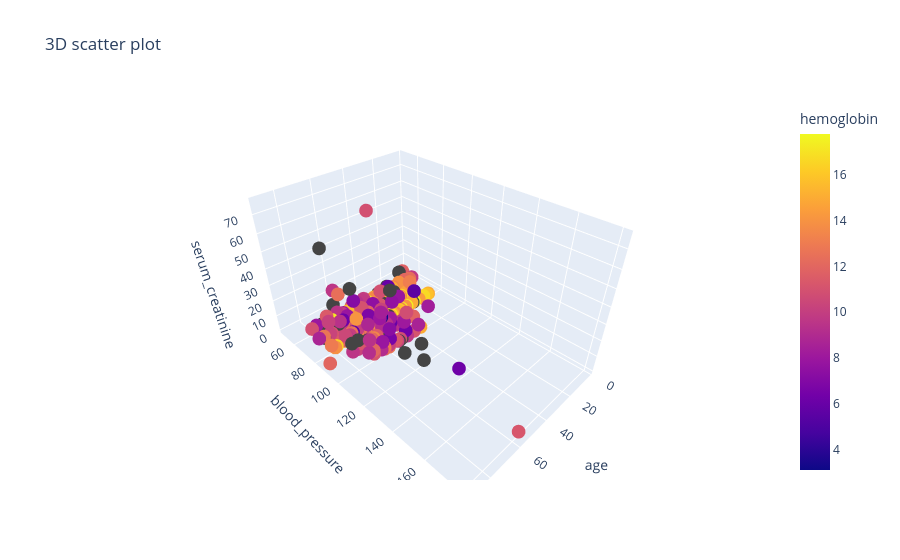

Source (notebook cell):
### Code cell
fig=px.scatter_3d(df, x='age', y='blood_pressure',z='serum_creatinine',color='hemoglobin',title='3D scatter plot')
fig.show()

### Figure 1 — Plotly figure (JSON) as saved in the notebook; plotly's stock layout.template omitted (floating-point values rounded to 4 significant figures; data arrays with more than 128 entries replaced by an {"elided": "..."} marker saying what was removed)
{"data": [{"hovertemplate": "age=%{x}<br>blood_pressure=%{y}<br>serum_creatinine=%{z}<br>hemoglobin=%{marker.color}<extra></extra>", "legendgroup": "", "marker": {"color": {"elided": "400 float values"}, "coloraxis": "coloraxis", "symbol": "circle"}, "mode": "markers", "name": "", "scene": "scene", "showlegend": false, "type": "scatter3d", "x": {"elided": "400 int values"}, "y": {"elided": "400 int values"}, "z": {"elided": "400 float values"}}], "layout": {"coloraxis": {"colorbar": {"title": {"text": "hemoglobin"}}, "colorscale": [[0, "#0d0887"], [0.1111, "#46039f"], [0.2222, "#7201a8"], [0.3333, "#9c179e"], [0.4444, "#bd3786"], [0.5556, "#d8576b"], [0.6667, "#ed7953"], [0.7778, "#fb9f3a"], [0.8889, "#fdca26"], [1, "#f0f921"]]}, "legend": {"tracegroupgap": 0}, "scene": {"domain": {"x": [0, 1], "y": [0, 1]}, "xaxis": {"title": {"text": "age"}}, "yaxis": {"title": {"text": "blood_pressure"}}, "zaxis": {"title": {"text": "serum_creatinine"}}}, "title": {"text": "3D scatter plot"}}}
